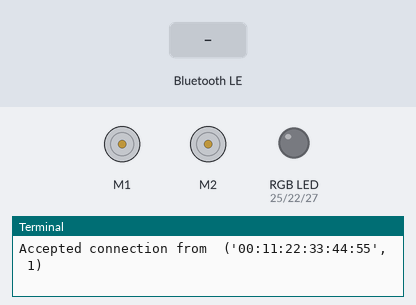
Simulated run of this program. Board: Raspberry Pi (BCM pin numbers). Parts: 2 × DC motor (green arrow = forward, orange = backward, longer = faster), an RGB LED mixed from three pins (HIGH = lit), the last lines printed to the terminal. The test bench sets the inputs (shaded band). Motors are numbered in the order the program creates them (left before right in a Robot); a phone connects over Bluetooth after 1 s.

Above: at 2.2 s.
2.3 s: "up" written over Bluetooth
At 2.7 s:
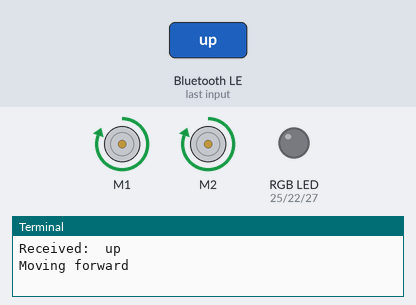
4.3 s: "left" written over Bluetooth
At 5.6 s:
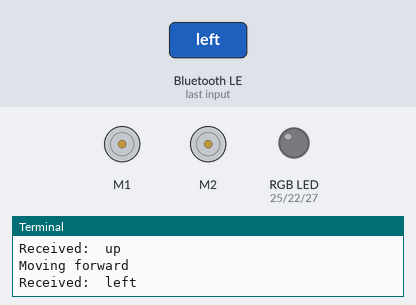
5.9 s: "right" written over Bluetooth
At 7.0 s:
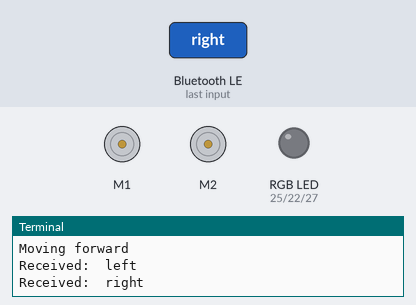
7.5 s: "down" written over Bluetooth
At 7.9 s:
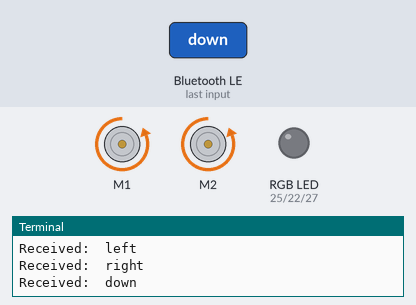
9.5 s: "R" written over Bluetooth
At 10.7 s:
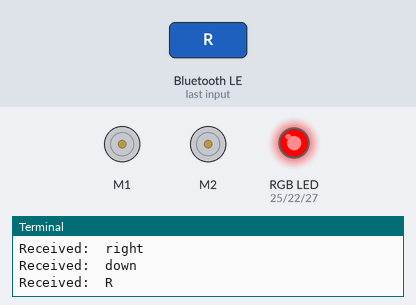
11.0 s: "G" written over Bluetooth
At 12.0 s:
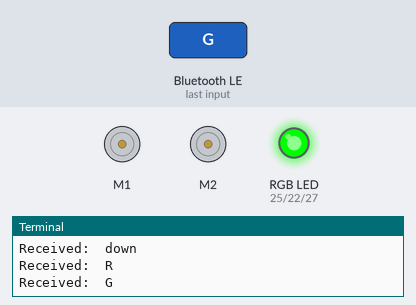
Timing chart, 0 to 13.5 s (numbered marks = the images above; inputs shaded):
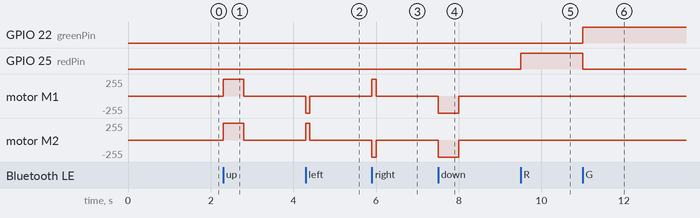

The program:

testBluetooth.py
```python
import bluetooth                       #-------> import bluetooth module
import RPi.GPIO as GPIO
import RPi.GPIO as GPIO
import time
from gpiozero import AngularServo, Robot
import subprocess
import threading

GPIO.setmode(GPIO.BCM)
GPIO.setwarnings(False)

# Setup GPIO pins
#myServoPin = 18
#SERVO_DELAY_SEC = 0.001
#servo = AngularServo(myServoPin, initial_angle=100, min_angle=0, max_angle=180)

# Set pin for Ultrasonic sensor
trigPin = 5
echoPin = 24
buzzer_pin = 17

# Set pin for RGB LED
redPin = 25
greenPin = 22
bluePin = 27

# Set pin for Motor L9110s
motorA_1A = 12  # Motor A
motorA_1B = 13  # Motor A
motorB_1A = 11  # Motor B
motorB_1B = 10  # Motor B

# Set pin for IR Receiver and Line Tracking Sensor
tracking_pinL = 23
ir_pin = 16  # IR Receiver

# Setup GPIO pins
#GPIO.setup(ir_pin, GPIO.IN)
GPIO.setup(trigPin, GPIO.OUT)
GPIO.setup(echoPin, GPIO.IN)
GPIO.setup(tracking_pinL, GPIO.IN)

# Setup Motor pins as output
GPIO.setup(buzzer_pin, GPIO.OUT)
pwm = GPIO.PWM(buzzer_pin, 1000)  # 1000Hz frequency
pwm.start(0)  # Start PWM with 0% duty cycle (off)

# Setup RGB pins as output
GPIO.setup(redPin, GPIO.OUT)
GPIO.setup(greenPin, GPIO.OUT)
GPIO.setup(bluePin, GPIO.OUT)

# Initialize robot
#robot = Robot(right=(motorA_1A, motorA_1B), left=(motorB_1A, motorB_1B))

robot = Robot(right=(11, 10), left=(13, 12))


# Global variables
leftToRight = 0
servoAngle = 0
lastServoAngle = 0
OBSTACLE_DISTANCE = 30
OBSTACLE_DISTANCE_LOW = 25
speedOffset = 0
SONIC_TIMEOUT = 20

server_socket=bluetooth.BluetoothSocket(bluetooth.RFCOMM)              #-----> declaring our bluetooth server socket
port = 1                                                               #-----> a variable to store value of port
server_socket.bind(("",port))                                          #----> bindind port to our sever socket
server_socket.listen(1)                                                #------>make our bluetooth sever to listen for 1 connection at a time
client_socket,address = server_socket.accept()                         #----> accept connection from client and get the address
print ("Accepted connection from ",address)                            #------> print the bluetooth address of the connected client or the device

data=""
def blink(pin):
    GPIO.output(pin, GPIO.HIGH)

def turnOff(pin):
    GPIO.output(pin, GPIO.LOW)

def clearColor():
    turnOff(redPin)
    turnOff(bluePin)
    turnOff(greenPin)
try:
    stoppingFlag = True
    while stoppingFlag:  # ------> run the below functions in loop
        data = client_socket.recv(1024)  # -----> declaring variable "data" as the data received from the client
        data = data.decode('UTF-8')  # -----> the data recieved will be in the form of byes
        print("Received: ", data)  # so we will convert it into strings

        if (data.startswith("up")):
            print("Moving forward")
            robot.forward()
            time.sleep(0.5)
        elif (data.startswith("left")):  # ----> if the data is L
            robot.left()  # then function left
            time.sleep(0.1)
        elif (data.startswith("right")):  # ----> if the data is R
            robot.right()  # then function right
            time.sleep(0.1)
        elif (data.startswith("down")):  # ----> if the data is B
            robot.backward()  # then function back
            time.sleep(0.5)
        elif (data.startswith("0")):  # ----> if the data is s
            robot.stop()  # then function stop
        elif (data == "R" or data == "r"):
            clearColor()
            blink(redPin)
        elif (data == "G" or data == "g"):
            clearColor()
            blink(greenPin)
        elif (data == "B" or data == "b"):
            clearColor()
            blink(bluePin)
        elif (data == "clear"):
            clearColor()
        elif (data == "Bluzzer"):
            pwm.ChangeDutyCycle(80)
        elif (data == "bluzzer"):
            pwm.ChangeDutyCycle(0)
        elif (data == "stop"):
            stoppingFlag = False
        else:
            print("No signal")
        robot.stop()
except KeyboardInterrupt:
    print("Program interrupted")
finally:
    GPIO.cleanup()  # Ensure cleanup happens on exit
    print("GPIO cleanup")
```

Measured:
- after the input at 2.3 s, motor M1, motor M2: stopped → forward 255/255 at once, → stopped 0.50 s later
- after the input at 4.3 s, motor M1: stopped → backward 255/255 at once, → stopped 0.10 s later; motor M2: stopped → forward 255/255 at once, → stopped 0.10 s later
- after the input at 5.9 s, motor M1: stopped → forward 255/255 at once, → stopped 0.10 s later; motor M2: stopped → backward 255/255 at once, → stopped 0.10 s later
- after the input at 7.5 s, motor M1, motor M2: stopped → backward 255/255 at once, → stopped 0.50 s later
- after the input at 9.5 s, GPIO 25 (redPin): LOW → HIGH at once
- after the input at 11.0 s, GPIO 22 (greenPin): LOW → HIGH at once; GPIO 25 (redPin): HIGH → LOW at once
